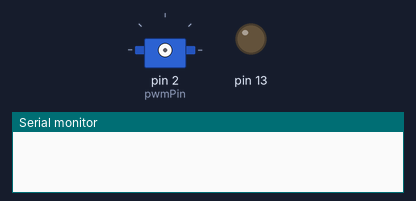
Bench run of a sketch on a simulated Arduino Uno, built with avr-gcc and run on an emulated ATmega328P. Parts: servo, output pins drawn as LEDs (lit = HIGH), the last lines printed to the serial monitor.

Above: at 0.1 s.
At 8.1 s:
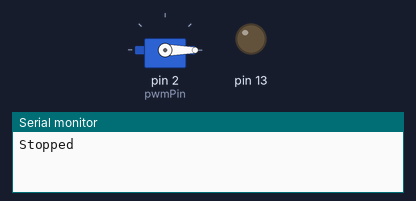
At 10.1 s:
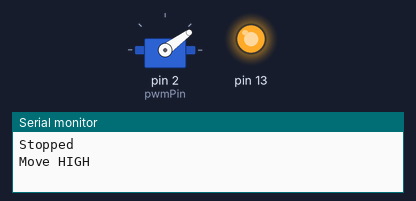
At 20.1 s:
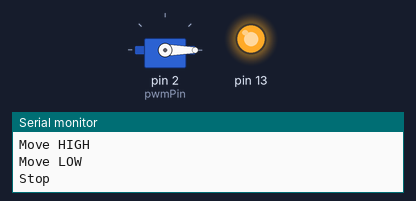
Timing chart, 0 to 21.6 s (numbered marks = the images above):
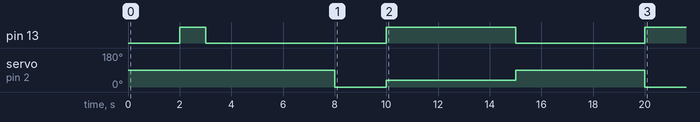

Measured:
- by itself, servo on pin 2 (pwmPin): 90° → 0° at 8.0 s, → 36° 2.0 s later, → 90° 5.0 s later, → 0° 5.0 s later

The sketch:

single_motor_analogWrite.ino
```cpp
#include <Servo.h>

Servo ESC;     // create servo object to control the ESC

const int pwmPin =  2;      // PWM pin

#define MIN_PULSE_LENGTH 1000 // Minimum pulse length in Âµs
#define MAX_PULSE_LENGTH 2000 // Maximum pulse length in Âµs

void setup() {
  Serial.begin(9600);
  pinMode(13, OUTPUT);


  delay(2000);
  digitalWrite(13, HIGH);
  delay(1000);
  digitalWrite(13, LOW);
  ESC.attach(pwmPin, MIN_PULSE_LENGTH, MAX_PULSE_LENGTH);

  delay(5000);

  Serial.println("Stopped");
  ESC.writeMicroseconds(1000);
  delay(2000);

  digitalWrite(13, HIGH);
  /*Serial.println("Calibratee: HIGH");
  ESC.writeMicroseconds(MAX_PULSE_LENGTH);
  delay(2000);*/
   Serial.println("Move HIGH");
  ESC.writeMicroseconds(1200);

  delay(5000);

  digitalWrite(13, LOW);
  Serial.println("Move LOW");
  ESC.writeMicroseconds(1500);
  /*delay(2000);
  Serial.println("Calibrate: LOW");
  ESC.writeMicroseconds(MIN_PULSE_LENGTH);*/


  delay(5000);

  digitalWrite(13, HIGH);
  Serial.println("Stop");
  ESC.writeMicroseconds(1000);
}

void loop() {

}
```
